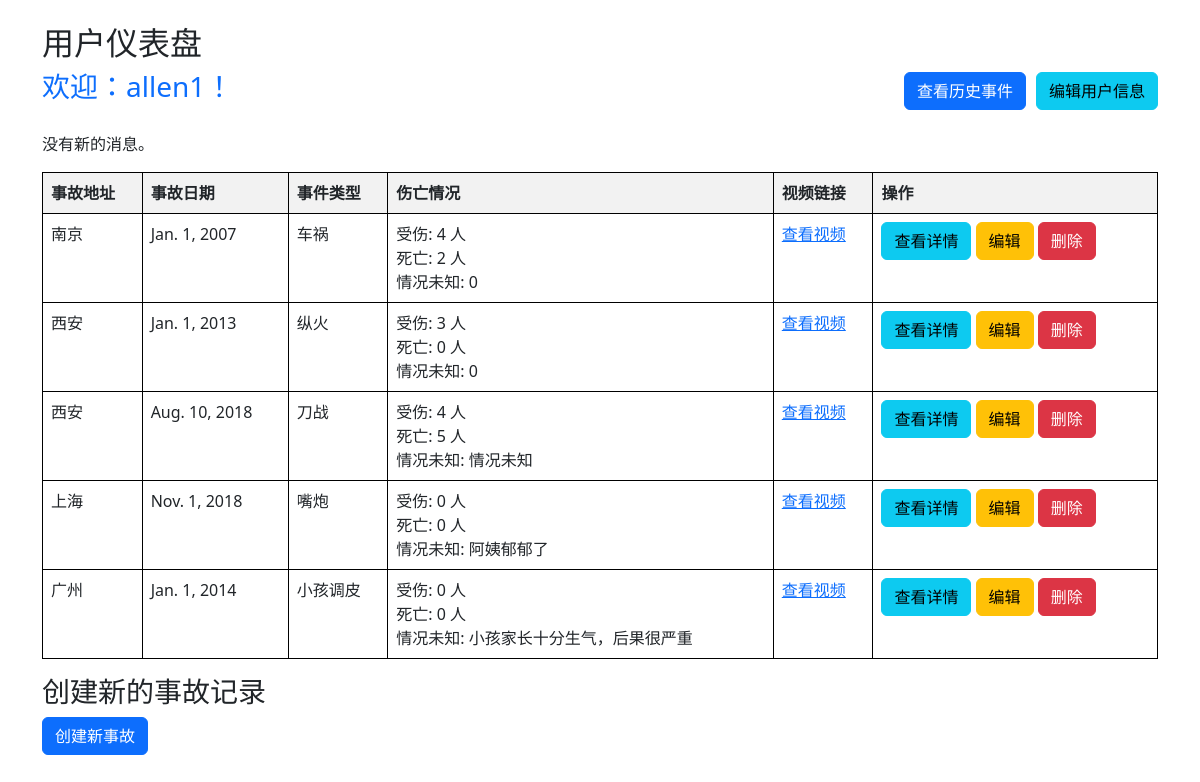
/user_dashboard/ (signed in), run on an earlier commit of the app's database.
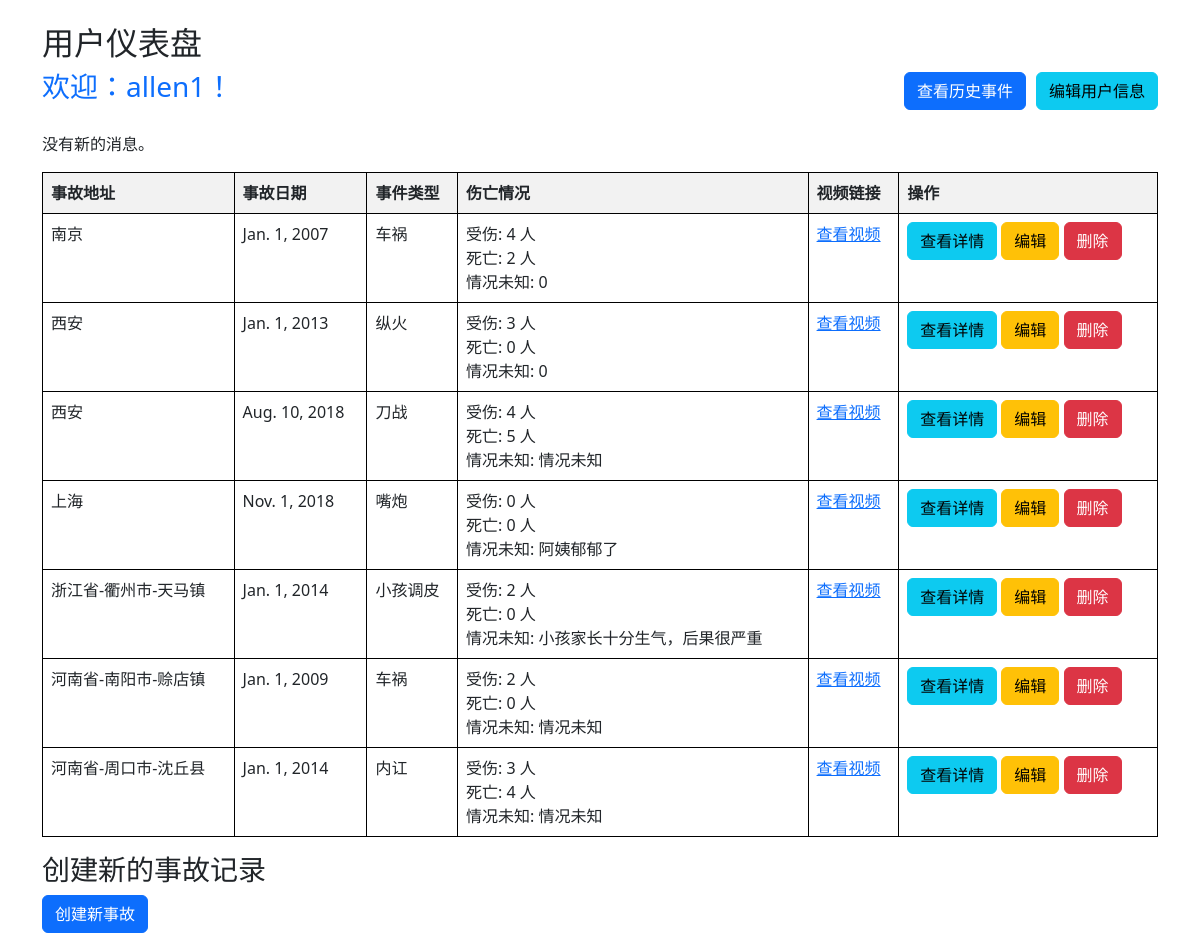
And on a later commit of the database.
### data/models.py (models this page shows, shortened)
class Accident(models.Model):
    address = models.CharField(max_length=200)
    accident_date = models.DateField()
    description = models.TextField()
    accident_type = models.CharField(max_length=200)
    injured = models.PositiveIntegerField(default=0)
    dead = models.PositiveIntegerField(default=0)
    unknown = models.CharField(max_length=200, default='情况未知')
    latitude = models.FloatField(default=0.0)
    longitude = models.FloatField(default=0.0)
    video_link = models.CharField(max_length=200)
    is_approved = models.BooleanField(False)
    is_deleted = models.BooleanField(default=False)
    created_by = models.ForeignKey(User, on_delete=models.CASCADE)

### users/views.py (the view)
# urls.py: path('user_dashboard/', views.user_dashboard, name='user_dashboard'),
@login_required
def user_dashboard(request):
    user = request.user
    if user.is_staff:
        accidents = Accident.objects.filter(is_deleted=False)
    else:
        accidents = Accident.objects.filter(created_by=user)
    unread_messages = Message.objects.filter(user=user, read=False)
    return render(request, 'users/user_dashboard.html', {'accidents': accidents, 'unread_messages': unread_messages})

### templates/users/user_dashboard.html (shortened to what this page needs)
{% extends 'base_generic.html' %}
{% block content %}
<div class="container mt-4">
    <h2>用户仪表盘</h2>
    <div class="header">
        <h3><a href="{% url 'user_detail' user.id %}">欢迎：{{ user.username }}！</a></h3>
        <div class="d-flex justify-content-end">
            <a href="{% url 'accident_list' %}?next={{ request.path }}" class="btn btn-primary mr-3">查看历史事件</a>
            <a href="{% url 'edit_user' %}" class="btn btn-info">编辑用户信息</a>
        </div>
    </div>
    {% for message in unread_messages %}
        <div class="alert alert-info">
            {{ message.content }}
            <small class="text-muted">{{ message.created_at }}</small>
            <a href="{% url 'mark_message_as_read' message.id %}">标记为已读</a>
        </div>
    {% empty %}
        <p>没有新的消息。</p>
    {% endfor %}
    {% if accidents %}
        <table class="table table-bordered" style="border-collapse: collapse; width: 100%; border: 1px solid black;">
            <thead>
                <tr>
                    <th style="border: 1px solid black; padding: 8px;">事故地址</th>
                    <th style="border: 1px solid black; padding: 8px;">事故日期</th>
                    <th style="border: 1px solid black; padding: 8px;">事件类型</th>
                    <th style="border: 1px solid black; padding: 8px;">伤亡情况</th>
                    <th style="border: 1px solid black; padding: 8px;">视频链接</th>
                    <th style="border: 1px solid black; padding: 8px;">操作</th>
                </tr>
            </thead>
            <tbody>
                {% for accident in accidents %}
                    <tr>
                        <td style="border: 1px solid black; padding: 8px;">{{ accident.address }}</td>
                        <td style="border: 1px solid black; padding: 8px;">{{ accident.accident_date }}</td>
                        <td style="border: 1px solid black; padding: 8px;">{{ accident.accident_type }}</td>
                        <td style="border: 1px solid black; padding: 8px;">
                            受伤: {{ accident.injured|default:0 }} 人<br>
                            死亡: {{ accident.dead|default:0 }} 人<br>
                            情况未知: {{ accident.unknown|default:0 }}
                        </td>
                        <td style="border: 1px solid black; padding: 8px;">
                            <a href="{{ accident.video_link }}" target="_blank">查看视频</a>
                        </td>
                        <td style="border: 1px solid black; padding: 8px;">
                            <a href="{% url 'accident_detail' accident.id %}?next={{ request.path }}" class="btn btn-info">查看详情</a>
                            <a href="{% url 'accident_edit' accident.id %}" class="btn btn-warning">编辑</a>
                            <a href="{% url 'accident_delete' accident.id %}" class="btn btn-danger">删除</a>
                        </td>
                    </tr>
                {% endfor %}
            </tbody>
        </table>
    {% else %}
        <p>您还没有提交任何事故记录。</p>
    {% endif %}
    <h3>创建新的事故记录</h3>
    <a href="{% url 'accident_create' %}" class="btn btn-primary">创建新事故</a>
</div>
{% endblock %}

What changed in the data, as far as the page shows it:
changed Accident "小孩调皮": address "广州" → "浙江省-衢州市-天马镇"; injured "0" → "2"
added Accident: address "河南省-南阳市-赊店镇", accident_date "Jan. 1, 2009", accident_type "车祸", injured "2", dead "0", unknown "情况未知"
added Accident: address "河南省-周口市-沈丘县", accident_date "Jan. 1, 2014", accident_type "内讧", injured "3", dead "4", unknown "情况未知"
